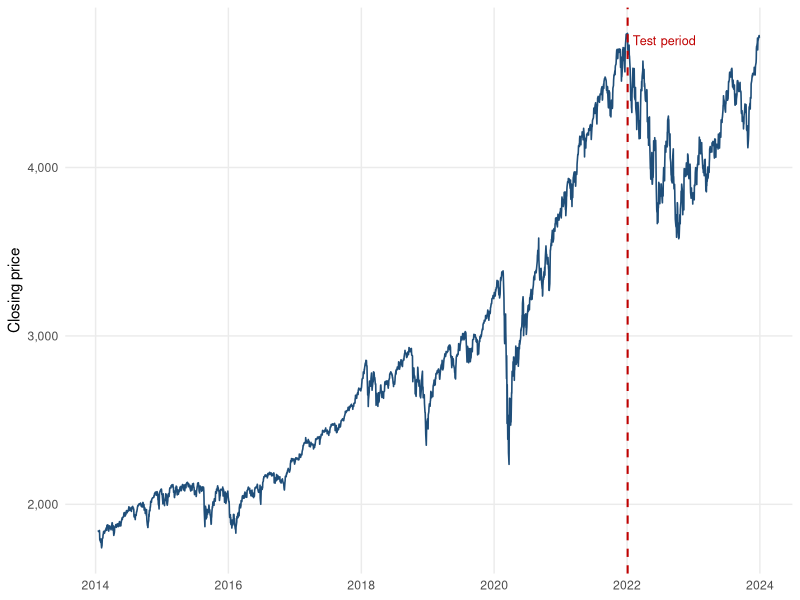
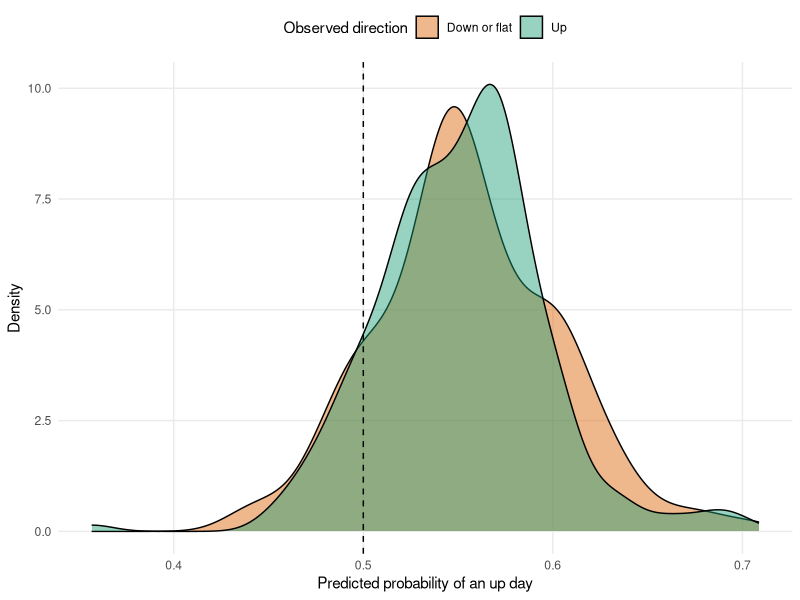

Generate these figures, in order, with R:
## ---- chunk 1
library(tidyverse)
library(zoo)
library(broom)
library(knitr)

theme_set(theme_minimal(base_size = 11))

market <- read.csv("sp500_daily_data.csv", check.names = TRUE) %>%
  mutate(
    Time = as.Date(Time),
    Close.Price = as.numeric(gsub(",", "", Close.Price))
  ) %>%
  arrange(Time)

# Every feature is available before the market direction being predicted.
model_data <- market %>%
  mutate(
    target_up = as.integer(Return > 0),
    lag_return = lag(Return, 1),
    prior_close = lag(Close.Price, 1),
    volatility_5d = rollapply(
      lag(Return, 1), width = 5, FUN = sd,
      align = "right", fill = NA
    ),
    moving_average_10d = rollapply(
      lag(Close.Price, 1), width = 10, FUN = mean,
      align = "right", fill = NA
    ),
    moving_average_gap =
      (prior_close - moving_average_10d) / moving_average_10d
  ) %>%
  drop_na()

split_index <- floor(0.80 * nrow(model_data))
train <- model_data[seq_len(split_index), ]
test <- model_data[(split_index + 1):nrow(model_data), ]

full_model <- glm(
  target_up ~ lag_return + volatility_5d + moving_average_gap,
  data = train,
  family = binomial
)

candidate_models <- list(
  "Full model" = full_model,
  "Return + volatility" = glm(
    target_up ~ lag_return + volatility_5d,
    data = train, family = binomial
  ),
  "Return + trend gap" = glm(
    target_up ~ lag_return + moving_average_gap,
    data = train, family = binomial
  ),
  "Volatility + trend gap" = glm(
    target_up ~ volatility_5d + moving_average_gap,
    data = train, family = binomial
  )
)

aic_table <- tibble(
  Model = names(candidate_models),
  AIC = map_dbl(candidate_models, AIC)
) %>%
  arrange(AIC) %>%
  mutate(Delta_AIC = AIC - min(AIC))

test <- test %>%
  mutate(
    predicted_probability = predict(
      full_model, newdata = test, type = "response"
    ),
    predicted_class = as.integer(predicted_probability >= 0.50)
  )

test_accuracy <- mean(test$predicted_class == test$target_up)
baseline_accuracy <- max(mean(test$target_up), 1 - mean(test$target_up))
brier_score <- mean((test$predicted_probability - test$target_up)^2)

confusion <- table(
  Predicted = factor(test$predicted_class, levels = c(0, 1)),
  Actual = factor(test$target_up, levels = c(0, 1))
)

tn <- confusion[1, 1]
fn <- confusion[1, 2]
fp <- confusion[2, 1]
tp <- confusion[2, 2]
sensitivity <- tp / (tp + fn)
specificity <- tn / (tn + fp)
balanced_accuracy <- mean(c(sensitivity, specificity))
## ---- chunk 2
#| fig-cap: "S&P 500 closing price over the study period. The dashed line marks the chronological train-test split."
#| fig-width: 8
#| fig-height: 4.2
ggplot(model_data, aes(Time, Close.Price)) +
  geom_line(color = "#1F4E79", linewidth = 0.55) +
  geom_vline(
    xintercept = as.numeric(min(test$Time)),
    linetype = "dashed", color = "#C00000", linewidth = 0.7
  ) +
  annotate(
    "text", x = min(test$Time), y = max(model_data$Close.Price),
    label = "Test period", hjust = -0.08, vjust = 1.2,
    color = "#C00000", size = 3.2
  ) +
  scale_y_continuous(labels = scales::comma) +
  labs(x = NULL, y = "Closing price") +
  theme(panel.grid.minor = element_blank())
## ---- chunk 3
#| tbl-cap: "Candidate-model comparison on the training sample."
kable(
  aic_table,
  digits = 2,
  col.names = c("Model", "AIC", "Delta AIC")
)
## ---- chunk 4
#| tbl-cap: "Training-sample coefficients for the full logistic regression."
coefficient_table <- tidy(full_model, conf.int = TRUE) %>%
  transmute(
    Term = recode(
      term,
      `(Intercept)` = "Intercept",
      lag_return = "Lagged return",
      volatility_5d = "Five-day volatility",
      moving_average_gap = "Ten-day moving-average gap"
    ),
    Estimate = estimate,
    `Std. error` = std.error,
    `p-value` = p.value,
    `95% CI lower` = conf.low,
    `95% CI upper` = conf.high
  )

kable(coefficient_table, digits = 4)
## ---- chunk 5
#| tbl-cap: "Performance on the chronological holdout set."
performance_table <- tibble(
  Metric = c(
    "Test accuracy", "Majority-class baseline", "Balanced accuracy",
    "Brier score", "Sensitivity", "Specificity"
  ),
  Value = c(
    test_accuracy, baseline_accuracy, balanced_accuracy,
    brier_score, sensitivity, specificity
  )
)

kable(performance_table, digits = 3)
## ---- chunk 6
#| fig-cap: "Predicted probability distributions by observed market direction in the test period."
#| fig-width: 7.5
#| fig-height: 4.2
test %>%
  mutate(
    Direction = factor(
      target_up, levels = c(0, 1), labels = c("Down or flat", "Up")
    )
  ) %>%
  ggplot(aes(predicted_probability, fill = Direction)) +
  geom_density(alpha = 0.45) +
  geom_vline(xintercept = 0.50, linetype = "dashed") +
  scale_fill_manual(values = c("#D95F02", "#1B9E77")) +
  labs(
    x = "Predicted probability of an up day",
    y = "Density", fill = "Observed direction"
  ) +
  theme(legend.position = "top", panel.grid.minor = element_blank())
